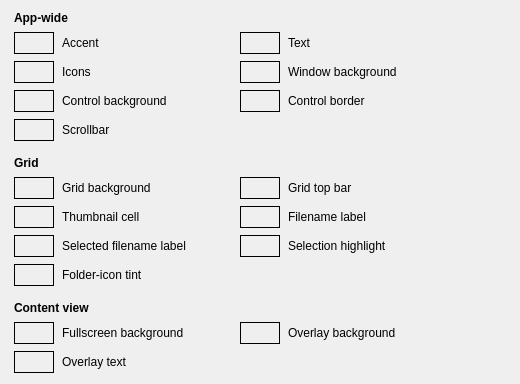
                <widget class="QWidget" name="colorsGroup" native="true">
                 <property name="accessibleName">
                  <string notr="true">SGroup</string>
                 </property>
                 <layout class="QVBoxLayout" name="verticalLayout_23">
                  <property name="spacing">
                   <number>7</number>
                  </property>
                  <property name="leftMargin">
                   <number>13</number>
                  </property>
                  <property name="topMargin">
                   <number>10</number>
                  </property>
                  <property name="rightMargin">
                   <number>13</number>
                  </property>
                  <property name="bottomMargin">
                   <number>10</number>
                  </property>
                  <item>
                   <widget class="QWidget" name="colorConfigSubgroup" native="true">
                    <layout class="QGridLayout" name="gridLayout_2">
                     <property name="leftMargin">
                      <number>1</number>
                     </property>
                     <property name="topMargin">
                      <number>1</number>
                     </property>
                     <property name="rightMargin">
                      <number>1</number>
                     </property>
                     <property name="bottomMargin">
                      <number>1</number>
                     </property>
                     <property name="horizontalSpacing">
                      <number>8</number>
                     </property>
                     <property name="verticalSpacing">
                      <number>7</number>
                     </property>
                     <item row="0" column="0" colspan="5">
                      <widget class="QLabel" name="hdrAppWide">
                       <property name="font">
                        <font>
                         <bold>true</bold>
                        </font>
                       </property>
                       <property name="text">
                        <string>App-wide</string>
                       </property>
                      </widget>
                     </item>
                     <item row="1" column="0">
                      <widget class="ColorSelectorButton" name="colorSelectorAccent">
                       <property name="sizePolicy">
                        <sizepolicy hsizetype="Fixed" vsizetype="Fixed">
                         <horstretch>0</horstretch>
                         <verstretch>0</verstretch>
                        </sizepolicy>
                       </property>
                       <property name="minimumSize">
                        <size>
                         <width>40</width>
                         <height>22</height>
                        </size>
                       </property>
                       <property name="cursor">
                        <cursorShape>PointingHandCursor</cursorShape>
                       </property>
                       <property name="autoFillBackground">
                        <bool>true</bool>
                       </property>
                       <property name="frameShape">
                        <enum>QFrame::Box</enum>
                       </property>
                       <property name="text">
                        <string/>
                       </property>
                      </widget>
                     </item>
                     <item row="1" column="1">
                      <widget class="QLabel" name="label_33">
                       <property name="minimumSize">
                        <size>
                         <width>170</width>
                         <height>0</height>
                        </size>
                       </property>
                       <property name="text">
                        <string>Accent</string>
                       </property>
                      </widget>
                     </item>
                     <item row="1" column="2">
                      <widget class="ColorSelectorButton" name="colorSelectorText">
                       <property name="sizePolicy">
                        <sizepolicy hsizetype="Fixed" vsizetype="Fixed">
                         <horstretch>0</horstretch>
                         <verstretch>0</verstretch>
                        </sizepolicy>
                       </property>
                       <property name="minimumSize">
                        <size>
                         <width>40</width>
                         <height>22</height>
                        </size>
                       </property>
                       <property name="cursor">
                        <cursorShape>PointingHandCursor</cursorShape>
                       </property>
                       <property name="autoFillBackground">
                        <bool>true</bool>
                       </property>
                       <property name="frameShape">
                        <enum>QFrame::Box</enum>
                       </property>
                       <property name="text">
                        <string/>
                       </property>
                      </widget>
                     </item>
                     <item row="1" column="3">
                      <widget class="QLabel" name="label_11">
                       <property name="minimumSize">
                        <size>
                         <width>170</width>
                         <height>0</height>
                        </size>
                       </property>
                       <property name="text">
                        <string>Text</string>
                       </property>
                      </widget>
                     </item>
                     <item row="1" column="4">
                      <spacer name="horizontalSpacer_28">
                       <property name="orientation">
                        <enum>Qt::Horizontal</enum>
                       </property>
                       <property name="sizeHint" stdset="0">
                        <size>
                         <width>40</width>
                         <height>20</height>
                        </size>
                       </property>
                      </spacer>
                     </item>
                     <item row="2" column="0">
                      <widget class="ColorSelectorButton" name="colorSelectorIcons">
                       <property name="sizePolicy">
                        <sizepolicy hsizetype="Fixed" vsizetype="Fixed">
                         <horstretch>0</horstretch>
                         <verstretch>0</verstretch>
                        </sizepolicy>
                       </property>
                       <property name="minimumSize">
                        <size>
                         <width>40</width>
                         <height>22</height>
                        </size>
                       </property>
                       <property name="cursor">
                        <cursorShape>PointingHandCursor</cursorShape>
                       </property>
                       <property name="autoFillBackground">
                        <bool>true</bool>
                       </property>
                       <property name="frameShape">
                        <enum>QFrame::Box</enum>
                       </property>
                       <property name="text">
                        <string/>
                       </property>
                      </widget>
                     </item>
                     <item row="2" column="1">
                      <widget class="QLabel" name="label_14">
                       <property name="text">
                        <string>Icons</string>
                       </property>
                      </widget>
                     </item>
                     <item row="2" column="2">
                      <widget class="ColorSelectorButton" name="colorSelectorBackground">
                       <property name="sizePolicy">
                        <sizepolicy hsizetype="Fixed" vsizetype="Fixed">
                         <horstretch>0</horstretch>
                         <verstretch>0</verstretch>
                        </sizepolicy>
                       </property>
                       <property name="minimumSize">
                        <size>
                         <width>40</width>
                         <height>22</height>
                        </size>
                       </property>
                       <property name="cursor">
                        <cursorShape>PointingHandCursor</cursorShape>
                       </property>
                       <property name="autoFillBackground">
                        <bool>true</bool>
                       </property>
                       <property name="frameShape">
                        <enum>QFrame::Box</enum>
                       </property>
                       <property name="text">
                        <string/>
                       </property>
                      </widget>
                     </item>
                     <item row="2" column="3">
                      <widget class="QLabel" name="label_34">
                       <property name="text">
                        <string>Window background</string>
                       </property>
                      </widget>
                     </item>
                     <item row="3" column="0">
                      <widget class="ColorSelectorButton" name="colorSelectorWidget">
                       <property name="sizePolicy">
                        <sizepolicy hsizetype="Fixed" vsizetype="Fixed">
                         <horstretch>0</horstretch>
                         <verstretch>0</verstretch>
                        </sizepolicy>
                       </property>
                       <property name="minimumSize">
                        <size>
                         <width>40</width>
                         <height>22</height>
                        </size>
                       </property>
                       <property name="cursor">
                        <cursorShape>PointingHandCursor</cursorShape>
                       </property>
                       <property name="autoFillBackground">
                        <bool>true</bool>
                       </property>
                       <property name="frameShape">
                        <enum>QFrame::Box</enum>
                       </property>
                       <property name="text">
                        <string/>
                       </property>
                      </widget>
                     </item>
                     <item row="3" column="1">
                      <widget class="QLabel" name="label_21">
                       <property name="text">
                        <string>Control background</string>
                       </property>
                      </widget>
                     </item>
                     <item row="3" column="2">
                      <widget class="ColorSelectorButton" name="colorSelectorWidgetBorder">
                       <property name="sizePolicy">
                        <sizepolicy hsizetype="Fixed" vsizetype="Fixed">
                         <horstretch>0</horstretch>
                         <verstretch>0</verstretch>
                        </sizepolicy>
                       </property>
                       <property name="minimumSize">
                        <size>
                         <width>40</width>
                         <height>22</height>
                        </size>
                       </property>
                       <property name="cursor">
                        <cursorShape>PointingHandCursor</cursorShape>
                       </property>
                       <property name="autoFillBackground">
                        <bool>true</bool>
                       </property>
                       <property name="frameShape">
                        <enum>QFrame::Box</enum>
                       </property>
                       <property name="text">
                        <string/>
                       </property>
                      </widget>
                     </item>
                     <item row="3" column="3">
                      <widget class="QLabel" name="label_22">
                       <property name="text">
                        <string>Control border</string>
                       </property>
                      </widget>
                     </item>
                     <item row="4" column="0">
                      <widget class="ColorSelectorButton" name="colorSelectorScrollbar">
                       <property name="sizePolicy">
                        <sizepolicy hsizetype="Fixed" vsizetype="Fixed">
                         <horstretch>0</horstretch>
                         <verstretch>0</verstretch>
                        </sizepolicy>
                       </property>
                       <property name="minimumSize">
                        <size>
                         <width>40</width>
                         <height>22</height>
                        </size>
                       </property>
                       <property name="cursor">
                        <cursorShape>PointingHandCursor</cursorShape>
                       </property>
                       <property name="autoFillBackground">
                        <bool>true</bool>
                       </property>
                       <property name="frameShape">
                        <enum>QFrame::Box</enum>
                       </property>
                       <property name="text">
                        <string/>
                       </property>
                      </widget>
                     </item>
                     <item row="4" column="1">
                      <widget class="QLabel" name="label_32">
                       <property name="text">
                        <string>Scrollbar</string>
                       </property>
                      </widget>
                     </item>
                     <item row="5" column="0" colspan="5">
                      <widget class="QWidget" name="lineColors1" native="true">
                       <property name="minimumSize">
                        <size>
                         <width>0</width>
                         <height>1</height>
                        </size>
                       </property>
                       <property name="accessibleName">
                        <string notr="true">SLine</string>
                       </property>
                      </widget>
                     </item>
                     <item row="6" column="0" colspan="5">
                      <widget class="QLabel" name="hdrGrid">
                       <property name="font">
                        <font>
                         <bold>true</bold>
                        </font>
                       </property>
                       <property name="text">
                        <string>Grid</string>
                       </property>
                      </widget>
                     </item>
                     <item row="7" column="0">
                      <widget class="ColorSelectorButton" name="colorSelectorFolderview">
                       <property name="sizePolicy">
                        <sizepolicy hsizetype="Fixed" vsizetype="Fixed">
                         <horstretch>0</horstretch>
                         <verstretch>0</verstretch>
                        </sizepolicy>
                       </property>
                       <property name="minimumSize">
                        <size>
                         <width>40</width>
                         <height>22</height>
                        </size>
                       </property>
                       <property name="cursor">
                        <cursorShape>PointingHandCursor</cursorShape>
                       </property>
                       <property name="autoFillBackground">
                        <bool>true</bool>
                       </property>
                       <property name="frameShape">
                        <enum>QFrame::Box</enum>
                       </property>
                       <property name="text">
                        <string/>
                       </property>
                      </widget>
                     </item>
                     <item row="7" column="1">
                      <widget class="QLabel" name="label_23">
                       <property name="text">
                        <string>Grid background</string>
                       </property>
                      </widget>
                     </item>
                     <item row="7" column="2">
                      <widget class="ColorSelectorButton" name="colorSelectorFolderviewPanel">
                       <property name="sizePolicy">
                        <sizepolicy hsizetype="Fixed" vsizetype="Fixed">
                         <horstretch>0</horstretch>
                         <verstretch>0</verstretch>
                        </sizepolicy>
                       </property>
                       <property name="minimumSize">
                        <size>
                         <width>40</width>
                         <height>22</height>
                        </size>
                       </property>
                       <property name="cursor">
                        <cursorShape>PointingHandCursor</cursorShape>
                       </property>
                       <property name="autoFillBackground">
                        <bool>true</bool>
                       </property>
                       <property name="frameShape">
                        <enum>QFrame::Box</enum>
                       </property>
                       <property name="text">
                        <string/>
                       </property>
                      </widget>
                     </item>
                     <item row="7" column="3">
                      <widget class="QLabel" name="label_31">
                       <property name="text">
                        <string>Grid top bar</string>
                       </property>
                      </widget>
                     </item>
                     <item row="8" column="0">
                      <widget class="ColorSelectorButton" name="folderViewCellBackgroundColorSelector">
                       <property name="sizePolicy">
                        <sizepolicy hsizetype="Fixed" vsizetype="Fixed">
                         <horstretch>0</horstretch>
                         <verstretch>0</verstretch>
                        </sizepolicy>
                       </property>
                       <property name="minimumSize">
                        <size>
                         <width>40</width>
                         <height>22</height>
                        </size>
                       </property>
                       <property name="cursor">
                        <cursorShape>PointingHandCursor</cursorShape>
                       </property>
                       <property name="autoFillBackground">
                        <bool>true</bool>
                       </property>
                       <property name="frameShape">
                        <enum>QFrame::Box</enum>
                       </property>
                       <property name="text">
                        <string/>
                       </property>
                      </widget>
                     </item>
                     <item row="8" column="1">
                      <widget class="QLabel" name="folderViewCellBackgroundColorLabel">
                       <property name="text">
                        <string>Thumbnail cell</string>
                       </property>
                      </widget>
                     </item>
                     <item row="8" column="2">
                      <widget class="ColorSelectorButton" name="folderViewLabelBackgroundColorSelector">
                       <property name="sizePolicy">
                        <sizepolicy hsizetype="Fixed" vsizetype="Fixed">
                         <horstretch>0</horstretch>
                         <verstretch>0</verstretch>
                        </sizepolicy>
                       </property>
                       <property name="minimumSize">
                        <size>
                         <width>40</width>
                         <height>22</height>
                        </size>
                       </property>
                       <property name="cursor">
                        <cursorShape>PointingHandCursor</cursorShape>
                       </property>
                       <property name="autoFillBackground">
                        <bool>true</bool>
                       </property>
                       <property name="frameShape">
                        <enum>QFrame::Box</enum>
                       </property>
                       <property name="text">
                        <string/>
                       </property>
                      </widget>
                     </item>
                     <item row="8" column="3">
                      <widget class="QLabel" name="folderViewLabelBackgroundLabel">
                       <property name="text">
                        <string>Filename label</string>
                       </property>
                      </widget>
                     </item>
                     <item row="9" column="0">
                      <widget class="ColorSelectorButton" name="folderViewSelectedLabelBackgroundColorSelector">
                       <property name="sizePolicy">
                        <sizepolicy hsizetype="Fixed" vsizetype="Fixed">
                         <horstretch>0</horstretch>
                         <verstretch>0</verstretch>
                        </sizepolicy>
                       </property>
                       <property name="minimumSize">
                        <size>
                         <width>40</width>
                         <height>22</height>
                        </size>
                       </property>
                       <property name="cursor">
                        <cursorShape>PointingHandCursor</cursorShape>
                       </property>
                       <property name="autoFillBackground">
                        <bool>true</bool>
                       </property>
                       <property name="frameShape">
                        <enum>QFrame::Box</enum>
                       </property>
                       <property name="text">
                        <string/>
                       </property>
                      </widget>
                     </item>
                     <item row="9" column="1">
                      <widget class="QLabel" name="folderViewSelectedLabelBackgroundColorLabel">
                       <property name="text">
                        <string>Selected filename label</string>
                       </property>
                      </widget>
                     </item>
                     <item row="9" column="2">
                      <widget class="ColorSelectorButton" name="folderViewSelectionColorSelector">
                       <property name="sizePolicy">
                        <sizepolicy hsizetype="Fixed" vsizetype="Fixed">
                         <horstretch>0</horstretch>
                         <verstretch>0</verstretch>
                        </sizepolicy>
                       </property>
                       <property name="minimumSize">
                        <size>
                         <width>40</width>
                         <height>22</height>
                        </size>
                       </property>
                       <property name="cursor">
                        <cursorShape>PointingHandCursor</cursorShape>
                       </property>
                       <property name="autoFillBackground">
                        <bool>true</bool>
                       </property>
                       <property name="frameShape">
                        <enum>QFrame::Box</enum>
                       </property>
                       <property name="text">
                        <string/>
                       </property>
                      </widget>
                     </item>
                     <item row="9" column="3">
                      <widget class="QLabel" name="folderViewSelectionColorLabel">
                       <property name="text">
                        <string>Selection highlight</string>
                       </property>
                      </widget>
                     </item>
                     <item row="10" column="0">
                      <widget class="ColorSelectorButton" name="folderViewParentIconColorSelector">
                       <property name="sizePolicy">
                        <sizepolicy hsizetype="Fixed" vsizetype="Fixed">
                         <horstretch>0</horstretch>
                         <verstretch>0</verstretch>
                        </sizepolicy>
                       </property>
                       <property name="minimumSize">
                        <size>
                         <width>40</width>
                         <height>22</height>
                        </size>
                       </property>
                       <property name="cursor">
                        <cursorShape>PointingHandCursor</cursorShape>
                       </property>
                       <property name="autoFillBackground">
                        <bool>true</bool>
                       </property>
                       <property name="frameShape">
                        <enum>QFrame::Box</enum>
                       </property>
                       <property name="text">
                        <string/>
                       </property>
                      </widget>
                     </item>
                     <item row="10" column="1">
                      <widget class="QLabel" name="folderViewParentIconColorLabel">
                       <property name="text">
                        <string>Folder-icon tint</string>
                       </property>
                      </widget>
                     </item>
                     <item row="11" column="0" colspan="5">
                      <widget class="QWidget" name="lineColors2" native="true">
                       <property name="minimumSize">
                        <size>
                         <width>0</width>
                         <height>1</height>
                        </size>
                       </property>
                       <property name="accessibleName">
                        <string notr="true">SLine</string>
                       </property>
                      </widget>
                     </item>
                     <item row="12" column="0" colspan="5">
                      <widget class="QLabel" name="hdrContentView">
                       <property name="font">
                        <font>
                         <bold>true</bold>
                        </font>
                       </property>
                       <property name="text">
                        <string>Content view</string>
                       </property>
                      </widget>
                     </item>
                     <item row="13" column="0">
                      <widget class="ColorSelectorButton" name="colorSelectorFullscreen">
                       <property name="sizePolicy">
                        <sizepolicy hsizetype="Fixed" vsizetype="Fixed">
                         <horstretch>0</horstretch>
                         <verstretch>0</verstretch>
                        </sizepolicy>
                       </property>
                       <property name="minimumSize">
                        <size>
                         <width>40</width>
                         <height>22</height>
                        </size>
                       </property>
                       <property name="cursor">
                        <cursorShape>PointingHandCursor</cursorShape>
                       </property>
                       <property name="autoFillBackground">
                        <bool>true</bool>
                       </property>
                       <property name="frameShape">
                        <enum>QFrame::Box</enum>
                       </property>
                       <property name="text">
                        <string/>
                       </property>
                      </widget>
                     </item>
                     <item row="13" column="1">
                      <widget class="QLabel" name="label_35">
                       <property name="text">
                        <string>Fullscreen background</string>
                       </property>
                      </widget>
                     </item>
                     <item row="13" column="2">
                      <widget class="ColorSelectorButton" name="colorSelectorOverlay">
                       <property name="sizePolicy">
                        <sizepolicy hsizetype="Fixed" vsizetype="Fixed">
                         <horstretch>0</horstretch>
                         <verstretch>0</verstretch>
                        </sizepolicy>
                       </property>
                       <property name="minimumSize">
                        <size>
                         <width>40</width>
                         <height>22</height>
                        </size>
                       </property>
                       <property name="cursor">
                        <cursorShape>PointingHandCursor</cursorShape>
                       </property>
                       <property name="autoFillBackground">
                        <bool>true</bool>
                       </property>
                       <property name="frameShape">
                        <enum>QFrame::Box</enum>
                       </property>
                       <property name="text">
                        <string/>
                       </property>
                      </widget>
                     </item>
                     <item row="13" column="3">
                      <widget class="QLabel" name="label_36">
                       <property name="text">
                        <string>Overlay background</string>
                       </property>
                      </widget>
                     </item>
                     <item row="14" column="0">
                      <widget class="ColorSelectorButton" name="colorSelectorOverlayText">
                       <property name="sizePolicy">
                        <sizepolicy hsizetype="Fixed" vsizetype="Fixed">
                         <horstretch>0</horstretch>
                         <verstretch>0</verstretch>
                        </sizepolicy>
                       </property>
                       <property name="minimumSize">
                        <size>
                         <width>40</width>
                         <height>22</height>
                        </size>
                       </property>
                       <property name="cursor">
                        <cursorShape>PointingHandCursor</cursorShape>
                       </property>
                       <property name="autoFillBackground">
                        <bool>true</bool>
                       </property>
                       <property name="frameShape">
                        <enum>QFrame::Box</enum>
                       </property>
                       <property name="text">
                        <string/>
                       </property>
                      </widget>
                     </item>
                     <item row="14" column="1">
                      <widget class="QLabel" name="label_37">
                       <property name="text">
                        <string>Overlay text</string>
                       </property>
                      </widget>
                     </item>
                    </layout>
                   </widget>
                  </item>
                 </layout>
                </widget>
